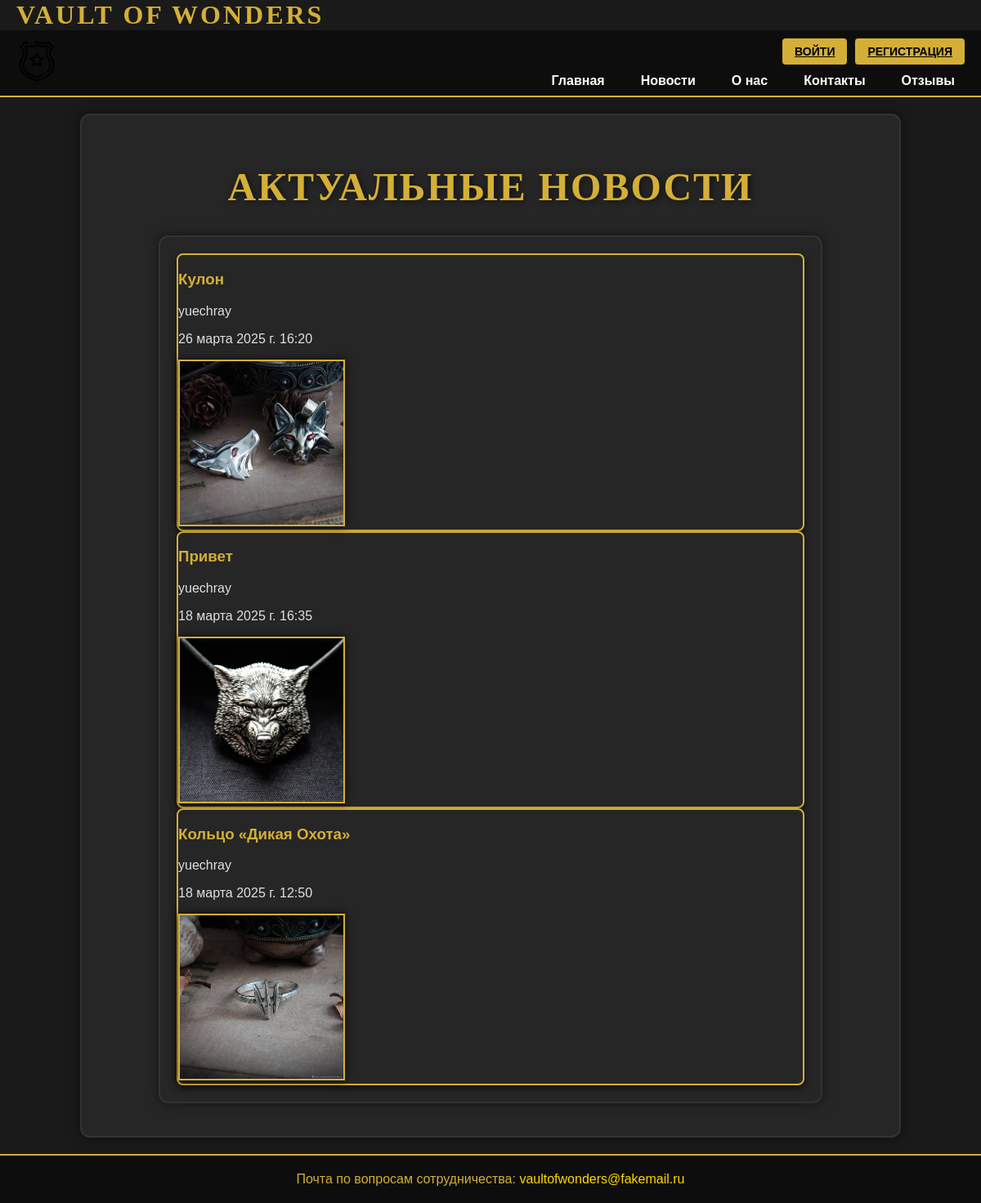
The page / on the database its author committed.
### app/models.py (models this page shows, shortened)
class Task(models.Model):
    title = models.CharField('Название', max_length=50)
    task = models.TextField('Описание')
    date_published = models.DateTimeField(default=timezone.now, verbose_name="Дата публикации")
    image = models.ImageField(upload_to="media/Images/", verbose_name="Изображение", null=True, blank=True)
    author = models.ForeignKey(User, on_delete=models.CASCADE, verbose_name="Автор", null=True, blank=True)
    def get_absolute_url(self):
        return f"/detail/{self.pk}/"
    class Meta:
        verbose_name = 'Новость'
        verbose_name_plural = 'Новости'

### app/views.py (the view)
# urls.py: path('', views.main, name='main'),
def main(request):
    tasks = Task.objects.order_by('-id')[:3]
    user = request.user
    context = {
    'title': 'Главная страница сайта',
    'tasks': tasks,
    'user': user
    }
    return render(request, 'main.html', context)

### app/templates/main.html (shortened to what this page needs)
{% extends 'base.html' %}
{% block content %}
<h1>Актуальные новости</h1>
<div class="container">
    <div class="row justify-content-center">
        {% if tasks %}
            {% for el in tasks %}
                <div class="col-md-4 mb-4">
                    <div class="alert alert-warning news-item text-center">
                        <h3><a href="{{ el.get_absolute_url }}" class="news-link">{{ el.title }}</a></h3>
                        {% if el.author %}
                            <p>{{ el.author }}</p>
                        {% endif %}
                        <p>{{ el.date_published }}</p>
                        {% if el.image %}
                            <img class="news-img" src="media/{{ el.image }}" alt="news image">
                        {% endif %}
                    </div>
                </div>
            {% endfor %}
        {% else %}
            <p>У нас нет записей</p>
        {% endif %}
    </div>
</div>
{% endblock %}

### app/static/styles/site.css (style rules this page uses)
body { font-family: Arial, sans-serif; margin: 0; padding: 0; background-color: #1A1A1A; color: #E0E0E0; }
.container { width: 80%; max-width: 1200px; margin: 20px auto; background: #262626; color: #E0E0E0; padding: 20px; border-radius: 12px; border: 2px solid #333; box-shadow: 0 0 15px rgba(0, 0, 0, 0.5); }
h1, h2 { color: #D4AF37; text-align: center; font-family: 'Cinzel', serif; text-transform: uppercase; text-shadow: 2px 2px 8px rgba(0, 0, 0, 0.6); letter-spacing: 2px; }
h1 { font-size: 48px; font-weight: bold; margin-top: 40px; }

### app/static/styles/news.css (style rules this page uses)
.news-img { max-height: 200px; object-fit: cover; max-width: 400px; border: 2px solid #D4AF37; box-shadow: 0 0 10px rgba(0, 0, 0, 0.8); }
.news-item { height: 100%; background-color: #262626; color: #E0E0E0; border: 2px solid #D4AF37; border-radius: 8px; box-shadow: 0 4px 10px rgba(0, 0, 0, 0.6); transition: transform 0.3s; }
.news-item a { text-decoration: none; color: #D4AF37; transition: color 0.3s; }

### app/static/styles/solo_new.css (style rules this page uses)
.news-item { height: 100%; background-color: #262626; color: #E0E0E0; border: 2px solid #D4AF37; border-radius: 8px; box-shadow: 0 4px 10px rgba(0, 0, 0, 0.6); transition: transform 0.3s; }
.news-item a { text-decoration: none; color: #D4AF37; transition: color 0.3s; }

### rows shown on the page
Task: title "Кулон", author "yuechray", date_published "26 марта 2025 г. 16:20", image (picture)
Task: title "Привет", author "yuechray", date_published "18 марта 2025 г. 16:35", image (picture)
Task: title "Кольцо «Дикая Охота»", author "yuechray", date_published "18 марта 2025 г. 12:50", image (picture)
